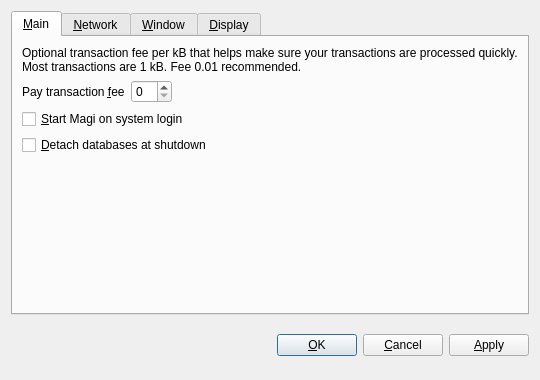
<?xml version="1.0" encoding="UTF-8"?>
<ui version="4.0">
 <class>OptionsDialog</class>
 <widget class="QDialog" name="OptionsDialog">
  <property name="geometry">
   <rect>
    <x>0</x>
    <y>0</y>
    <width>540</width>
    <height>380</height>
   </rect>
  </property>
  <property name="windowTitle">
   <string>Options</string>
  </property>
  <property name="modal">
   <bool>true</bool>
  </property>
  <layout class="QVBoxLayout" name="verticalLayout">
   <item>
    <widget class="QTabWidget" name="tabWidget">
     <property name="tabPosition">
      <enum>QTabWidget::North</enum>
     </property>
     <property name="currentIndex">
      <number>0</number>
     </property>
     <widget class="QWidget" name="tabMain">
      <attribute name="title">
       <string>&amp;Main</string>
      </attribute>
      <layout class="QVBoxLayout" name="verticalLayout_Main">
       <item>
        <widget class="QLabel" name="transactionFeeInfoLabel">
         <property name="text">
          <string>Optional transaction fee per kB that helps make sure your transactions are processed quickly. Most transactions are 1 kB. Fee 0.01 recommended.</string>
         </property>
         <property name="textFormat">
          <enum>Qt::PlainText</enum>
         </property>
         <property name="wordWrap">
          <bool>true</bool>
         </property>
        </widget>
       </item>
       <item>
        <layout class="QHBoxLayout" name="horizontalLayout_Main">
         <item>
          <widget class="QLabel" name="transactionFeeLabel">
           <property name="text">
            <string>Pay transaction &amp;fee</string>
           </property>
           <property name="textFormat">
            <enum>Qt::PlainText</enum>
           </property>
           <property name="buddy">
            <cstring>transactionFee</cstring>
           </property>
          </widget>
         </item>
         <item>
          <widget class="BitcoinAmountField" name="transactionFee"/>
         </item>
         <item>
          <spacer name="horizontalSpacer_Main">
           <property name="orientation">
            <enum>Qt::Horizontal</enum>
           </property>
           <property name="sizeHint" stdset="0">
            <size>
             <width>40</width>
             <height>20</height>
            </size>
           </property>
          </spacer>
         </item>
        </layout>
       </item>
       <item>
        <widget class="QCheckBox" name="bitcoinAtStartup">
         <property name="toolTip">
          <string>Automatically start Magi after logging in to the system.</string>
         </property>
         <property name="text">
          <string>&amp;Start Magi on system login</string>
         </property>
        </widget>
       </item>
       <item>
        <widget class="QCheckBox" name="detachDatabases">
         <property name="toolTip">
          <string>Detach block and address databases at shutdown. This means they can be moved to another data directory, but it slows down shutdown. The wallet is always detached.</string>
         </property>
         <property name="text">
          <string>&amp;Detach databases at shutdown</string>
         </property>
        </widget>
       </item>
       <item>
        <spacer name="verticalSpacer_Main">
         <property name="orientation">
          <enum>Qt::Vertical</enum>
         </property>
         <property name="sizeHint" stdset="0">
          <size>
           <width>20</width>
           <height>40</height>
          </size>
         </property>
        </spacer>
       </item>
      </layout>
     </widget>
     <widget class="QWidget" name="tabNetwork">
      <attribute name="title">
       <string>&amp;Network</string>
      </attribute>
      <layout class="QVBoxLayout" name="verticalLayout_Network">
       <item>
        <widget class="QCheckBox" name="mapPortUpnp">
         <property name="toolTip">
          <string>Automatically open the Magi client port on the router. This only works when your router supports UPnP and it is enabled.</string>
         </property>
         <property name="text">
          <string>Map port using &amp;UPnP</string>
         </property>
        </widget>
       </item>
       <item>
        <widget class="QCheckBox" name="connectSocks">
         <property name="toolTip">
          <string>Connect to the Magi network through a SOCKS proxy (e.g. when connecting through Tor).</string>
         </property>
         <property name="text">
          <string>&amp;Connect through SOCKS proxy:</string>
         </property>
        </widget>
       </item>
       <item>
        <layout class="QHBoxLayout" name="horizontalLayout_Network">
         <item>
          <widget class="QLabel" name="proxyIpLabel">
           <property name="text">
            <string>Proxy &amp;IP:</string>
           </property>
           <property name="textFormat">
            <enum>Qt::PlainText</enum>
           </property>
           <property name="buddy">
            <cstring>proxyIp</cstring>
           </property>
          </widget>
         </item>
         <item>
          <widget class="QValidatedLineEdit" name="proxyIp">
           <property name="maximumSize">
            <size>
             <width>140</width>
             <height>16777215</height>
            </size>
           </property>
           <property name="toolTip">
            <string>IP address of the proxy (e.g. 127.0.0.1)</string>
           </property>
          </widget>
         </item>
         <item>
          <widget class="QLabel" name="proxyPortLabel">
           <property name="text">
            <string>&amp;Port:</string>
           </property>
           <property name="textFormat">
            <enum>Qt::PlainText</enum>
           </property>
           <property name="buddy">
            <cstring>proxyPort</cstring>
           </property>
          </widget>
         </item>
         <item>
          <widget class="QLineEdit" name="proxyPort">
           <property name="maximumSize">
            <size>
             <width>55</width>
             <height>16777215</height>
            </size>
           </property>
           <property name="toolTip">
            <string>Port of the proxy (e.g. 9050)</string>
           </property>
          </widget>
         </item>
         <item>
          <widget class="QLabel" name="socksVersionLabel">
           <property name="text">
            <string>SOCKS &amp;Version:</string>
           </property>
           <property name="textFormat">
            <enum>Qt::PlainText</enum>
           </property>
           <property name="buddy">
            <cstring>socksVersion</cstring>
           </property>
          </widget>
         </item>
         <item>
          <widget class="QValueComboBox" name="socksVersion">
           <property name="toolTip">
            <string>SOCKS version of the proxy (e.g. 5)</string>
           </property>
          </widget>
         </item>
         <item>
          <spacer name="horizontalSpacer_Network">
           <property name="orientation">
            <enum>Qt::Horizontal</enum>
           </property>
           <property name="sizeHint" stdset="0">
            <size>
             <width>40</width>
             <height>20</height>
            </size>
           </property>
          </spacer>
         </item>
        </layout>
       </item>
       <item>
        <spacer name="verticalSpacer_Network">
         <property name="orientation">
          <enum>Qt::Vertical</enum>
         </property>
         <property name="sizeHint" stdset="0">
          <size>
           <width>20</width>
           <height>40</height>
          </size>
         </property>
        </spacer>
       </item>
      </layout>
     </widget>
     <widget class="QWidget" name="tabWindow">
      <attribute name="title">
       <string>&amp;Window</string>
      </attribute>
      <layout class="QVBoxLayout" name="verticalLayout_Window">
       <item>
        <widget class="QCheckBox" name="minimizeToTray">
         <property name="toolTip">
          <string>Show only a tray icon after minimizing the window.</string>
         </property>
         <property name="text">
          <string>&amp;Minimize to the tray instead of the taskbar</string>
         </property>
        </widget>
       </item>
       <item>
        <widget class="QCheckBox" name="minimizeOnClose">
         <property name="toolTip">
          <string>Minimize instead of exit the application when the window is closed. When this option is enabled, the application will be closed only after selecting Quit in the menu.</string>
         </property>
         <property name="text">
          <string>M&amp;inimize on close</string>
         </property>
        </widget>
       </item>
       <item>
        <spacer name="verticalSpacer_Window">
         <property name="orientation">
          <enum>Qt::Vertical</enum>
         </property>
         <property name="sizeHint" stdset="0">
          <size>
           <width>20</width>
           <height>40</height>
          </size>
         </property>
        </spacer>
       </item>
      </layout>
     </widget>
     <widget class="QWidget" name="tabDisplay">
      <attribute name="title">
       <string>&amp;Display</string>
      </attribute>
      <layout class="QVBoxLayout" name="verticalLayout_Display">
       <item>
        <layout class="QHBoxLayout" name="horizontalLayout_1_Display">
         <item>
          <widget class="QLabel" name="langLabel">
           <property name="text">
            <string>User Interface &amp;language:</string>
           </property>
           <property name="textFormat">
            <enum>Qt::PlainText</enum>
           </property>
           <property name="buddy">
            <cstring>lang</cstring>
           </property>
          </widget>
         </item>
         <item>
          <widget class="QValueComboBox" name="lang">
           <property name="toolTip">
            <string>The user interface language can be set here. This setting will take effect after restarting Magi.</string>
           </property>
          </widget>
         </item>
        </layout>
       </item>
       <item>
        <layout class="QHBoxLayout" name="horizontalLayout_2_Display">
         <item>
          <widget class="QLabel" name="unitLabel">
           <property name="text">
            <string>&amp;Unit to show amounts in:</string>
           </property>
           <property name="textFormat">
            <enum>Qt::PlainText</enum>
           </property>
           <property name="buddy">
            <cstring>unit</cstring>
           </property>
          </widget>
         </item>
         <item>
          <widget class="QValueComboBox" name="unit">
           <property name="toolTip">
            <string>Choose the default subdivision unit to show in the interface and when sending coins.</string>
           </property>
          </widget>
         </item>
        </layout>
       </item>
       <item>
        <widget class="QCheckBox" name="displayAddresses">
         <property name="toolTip">
          <string>Whether to show Magi addresses in the transaction list or not.</string>
         </property>
         <property name="text">
          <string>&amp;Display addresses in transaction list</string>
         </property>
        </widget>
       </item>
       <item>
        <widget class="QCheckBox" name="coinControlFeatures">
         <property name="toolTip">
          <string>Whether to show coin control features or not.</string>
         </property>
         <property name="text">
          <string>Display coin &amp;control features (experts only!)</string>
         </property>
        </widget>
       </item>
       <item>
        <spacer name="verticalSpacer_Display">
         <property name="orientation">
          <enum>Qt::Vertical</enum>
         </property>
         <property name="sizeHint" stdset="0">
          <size>
           <width>20</width>
           <height>40</height>
          </size>
         </property>
        </spacer>
       </item>
      </layout>
     </widget>
    </widget>
   </item>
   <item>
    <layout class="QHBoxLayout" name="horizontalLayout_Buttons">
     <item>
      <spacer name="horizontalSpacer_1">
       <property name="orientation">
        <enum>Qt::Horizontal</enum>
       </property>
       <property name="sizeHint" stdset="0">
        <size>
         <width>40</width>
         <height>48</height>
        </size>
       </property>
      </spacer>
     </item>
     <item>
      <widget class="QLabel" name="statusLabel">
       <property name="font">
        <font>
         <weight>75</weight>
         <bold>true</bold>
        </font>
       </property>
       <property name="text">
        <string/>
       </property>
       <property name="textFormat">
        <enum>Qt::PlainText</enum>
       </property>
       <property name="wordWrap">
        <bool>true</bool>
       </property>
      </widget>
     </item>
     <item>
      <spacer name="horizontalSpacer_2">
       <property name="orientation">
        <enum>Qt::Horizontal</enum>
       </property>
       <property name="sizeHint" stdset="0">
        <size>
         <width>40</width>
         <height>48</height>
        </size>
       </property>
      </spacer>
     </item>
     <item>
      <widget class="QPushButton" name="okButton">
       <property name="text">
        <string>&amp;OK</string>
       </property>
      </widget>
     </item>
     <item>
      <widget class="QPushButton" name="cancelButton">
       <property name="text">
        <string>&amp;Cancel</string>
       </property>
       <property name="autoDefault">
        <bool>false</bool>
       </property>
      </widget>
     </item>
     <item>
      <widget class="QPushButton" name="applyButton">
       <property name="text">
        <string>&amp;Apply</string>
       </property>
       <property name="autoDefault">
        <bool>false</bool>
       </property>
      </widget>
     </item>
    </layout>
   </item>
  </layout>
 </widget>
 <customwidgets>
  <customwidget>
   <class>BitcoinAmountField</class>
   <extends>QSpinBox</extends>
   <header>calmamountfield.h</header>
   <container>1</container>
  </customwidget>
  <customwidget>
   <class>QValueComboBox</class>
   <extends>QComboBox</extends>
   <header>qvaluecombobox.h</header>
  </customwidget>
  <customwidget>
   <class>QValidatedLineEdit</class>
   <extends>QLineEdit</extends>
   <header>qvalidatedlineedit.h</header>
  </customwidget>
 </customwidgets>
 <resources/>
 <connections/>
</ui>
